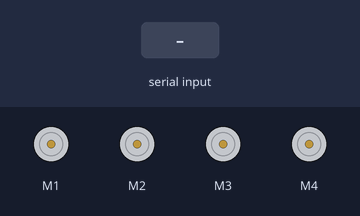
A sketch run on a simulated Arduino Uno, built with avr-gcc and run on an emulated ATmega328P. Parts: 4 × DC motor (green arrow = forward, orange = backward, longer = faster). The inputs (shaded band) are chosen by the test bench.

Above: at 1.2 s.
1.3 s: byte 70 (0x46) received over Serial
At 2.5 s:
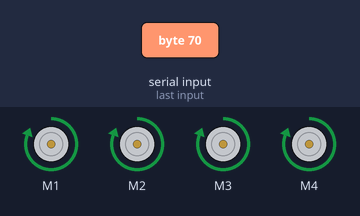
3.3 s: byte 76 (0x4C) received over Serial
At 3.7 s:
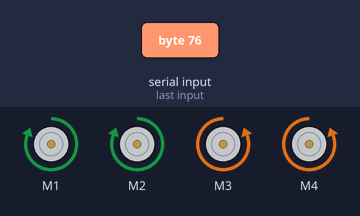
4.8 s: byte 82 (0x52) received over Serial
At 6.0 s:
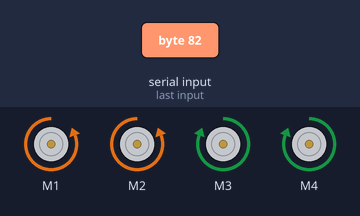
6.3 s: byte 66 (0x42) received over Serial
At 7.4 s:
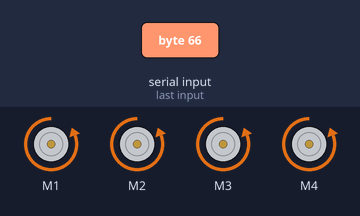
Timing chart, 0 to 9.3 s (numbered marks = the images above; inputs shaded):
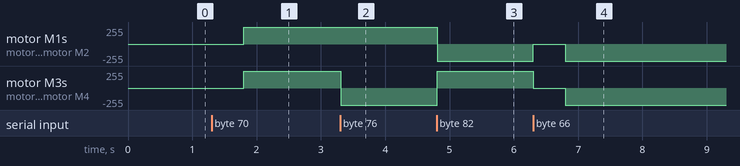

Measured:
- after the input at 1.3 s, motor M1–4: stopped → forward 255/255 after 0.50 s
- after the input at 3.3 s, motor M3, motor M4: forward 255/255 → backward 255/255 at once
- after the input at 4.8 s, motor M1, motor M2: forward 255/255 → backward 255/255 at once; motor M3, motor M4: backward 255/255 → forward 255/255 at once
- after the input at 6.3 s, motor M1, motor M2: backward 255/255 → stopped at once, → backward 255/255 0.50 s later; motor M3, motor M4: forward 255/255 → stopped at once, → backward 255/255 0.50 s later

The sketch:

uno_sketch.ino
```cpp
#include <AFMotor.h>

#define get_size(array)(sizeof(array)/sizeof(*array))

AF_DCMotor front_right_motor(1);
AF_DCMotor rear_right_motor(2);
AF_DCMotor front_left_motor(3);
AF_DCMotor rear_left_motor(4);

AF_DCMotor *all_motors[4] = {&front_right_motor, &rear_right_motor, &front_left_motor, &rear_left_motor};
AF_DCMotor *right_motors[2] = {&front_right_motor, &rear_right_motor};
AF_DCMotor *left_motors[2] = {&front_left_motor, &rear_left_motor};

void run_motors(int speed, int direction, AF_DCMotor **motors, uint8_t size_arr);
void forward();
void backward();
void turn_to_left();
void turn_to_right();
void stopped();

void setup() {
  run_motors(0, RELEASE, all_motors, get_size(all_motors));
  Serial.begin(115200);
}

void loop() {
  delay(10);
  if (Serial.available()) {
    uint8_t cmd = Serial.read();
    switch (cmd) {
      case 0x46:
        forward();
        break;
      case 0x53:
        stopped();
        break;
      case 0x4C:
        turn_to_left();
        break;
      case 0x52:
        turn_to_right();
        break;
      case 0x42:
        backward();
        break;
      default:
        break;
    }
  }
}


void run_motors(int speed, int direction, AF_DCMotor **motors, uint8_t size_arr) {
  for (int i = 0; i < size_arr; i++) {
    motors[i]->setSpeed(speed);
    motors[i]->run(direction);
  }
}

void forward() {
  run_motors(0, RELEASE, all_motors, get_size(all_motors));
  delay(500);
  run_motors(255, FORWARD, all_motors, get_size(all_motors));
}

void backward() {
  run_motors(0, RELEASE, all_motors, get_size(all_motors));
  delay(500);
  run_motors(255, BACKWARD, all_motors, get_size(all_motors));
}

void turn_to_left() {
  run_motors(255, BACKWARD, left_motors, get_size(left_motors));
  run_motors(255, FORWARD, right_motors, get_size(right_motors));
}

void turn_to_right() {
  run_motors(255, FORWARD, left_motors, get_size(left_motors));
  run_motors(255, BACKWARD, right_motors, get_size(right_motors));
}

void stopped() {
  run_motors(0, RELEASE, all_motors, get_size(all_motors));
}
```
